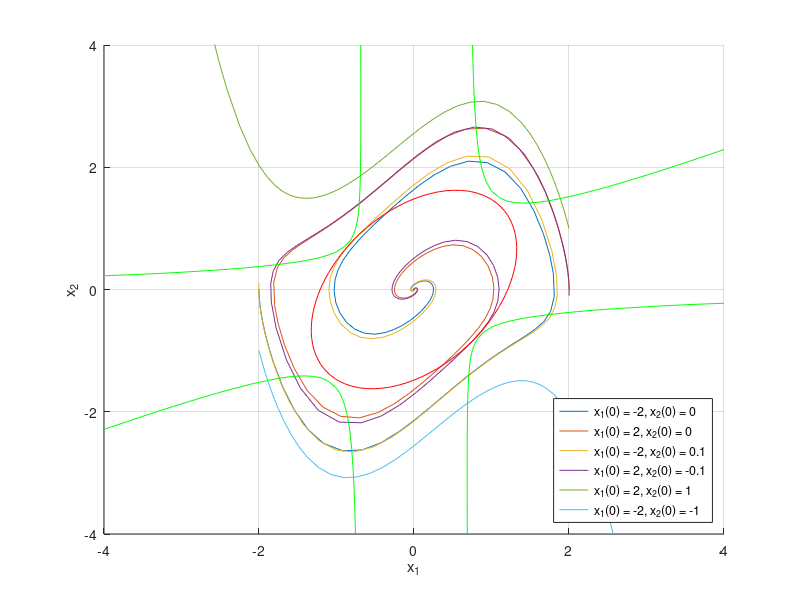

Write MATLAB code to recreate this figure.
function Esempio4_10_octave()
  close all
  clear all
  clc

  % --- Condizioni iniziali che restano nel bacino di attrazione dell'origine ---
  % Vengono simulate a lungo (T = 20)
  x10 = [-2 2 -2    2];
  x20 = [ 0 0 0.1 -0.1];

  % --- Condizioni iniziali che escono dal bacino di attrazione ---
  % La traiettoria diverge (finite escape time attorno a t ~ 2.4s),
  % quindi si simula solo fino a T = 2.2, come nello script MATLAB originale
  x10a = [2 -2];
  x20a = [1 -1];

  x1 = {};
  x2 = {};
  legends = {};

  % Simulazioni con durata T = 20
  for i = 1:length(x10)
    [~, X] = ode45(@sistema, [0 20], [x10(i) x20(i)]);
    x1{i} = X(:,1);
    x2{i} = X(:,2);
    legends{i} = ['x_1(0) = ' num2str(x10(i)) ', x_2(0) = ' num2str(x20(i))];
  endfor

  % Simulazioni con durata T = 2.2 (traiettorie divergenti)
  for i = 1:length(x10a)
    [~, X] = ode45(@sistema, [0 2.2], [x10a(i) x20a(i)]);
    x1{i+length(x10)} = X(:,1);
    x2{i+length(x10)} = X(:,2);
    legends{i+length(x10)} = ['x_1(0) = ' num2str(x10a(i)) ', x_2(0) = ' num2str(x20a(i))];
  endfor

  % --- Grafico delle traiettorie nel piano di fase ---
  figure
  grid on
  hold on
  for n = 1:length(x1)
    plot(x1{n}, x2{n})
  endfor
  axis([-4 4 -4 4])
  xlabel('x_1'), ylabel('x_2')

  % --- Linea di livello V(x) = 2.2 ---
  xx = -4:0.1:4;
  yy = -4:0.1:4;
  P = [3 -1; -1 2];
  z = zeros(length(xx), length(yy));
  for i = 1:length(xx)
    for j = 1:length(yy)
      z(i,j) = 0.5 * [xx(i) yy(j)] * P * [xx(i) yy(j)]';
    endfor
  endfor
  contour(xx, yy, z', [2.2 2.2], 'r');

  % --- Linea di livello V_punto(x) = 0 ---
  zp = zeros(length(xx), length(yy));
  for i = 1:length(xx)
    for j = 1:length(yy)
      zp(i,j) = -xx(i)^2 - yy(j)^2 - xx(i)^3*yy(j) + 2*xx(i)^2*yy(j)^2;
    endfor
  endfor
  contour(xx, yy, zp', [0 0], 'g');

  legend(legends, 'Location', 'SouthEast');
  hold off
endfunction

function [xp] = sistema(t, x)
  %   x1dot(t) = -x2(t)
  %   x2dot(t) = x1(t) - x2(t) + x1(t)^2*x2(t)
  xp = [ -x(2) ...
         x(1)*x(1)*x(2) + x(1) - x(2)];
endfunction
